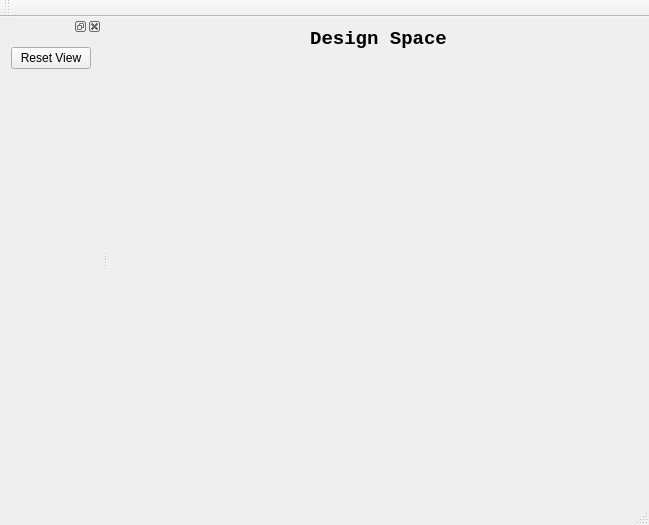
<?xml version="1.0" encoding="UTF-8"?>
<ui version="4.0">
 <class>BlockManagerGUI</class>
 <widget class="QMainWindow" name="BlockManagerGUI">
  <property name="geometry">
   <rect>
    <x>0</x>
    <y>0</y>
    <width>649</width>
    <height>525</height>
   </rect>
  </property>
  <property name="windowTitle">
   <string>NodeManagerGUI</string>
  </property>
  <widget class="QWidget" name="centralWidget">
   <layout class="QGridLayout" name="gridLayout_4">
    <item row="0" column="0">
     <layout class="QGridLayout" name="gridLayout_3">
      <item row="0" column="0">
       <widget class="QLabel" name="label">
        <property name="sizePolicy">
         <sizepolicy hsizetype="Preferred" vsizetype="Fixed">
          <horstretch>0</horstretch>
          <verstretch>0</verstretch>
         </sizepolicy>
        </property>
        <property name="font">
         <font>
          <family>Courier New</family>
          <pointsize>14</pointsize>
          <weight>75</weight>
          <bold>true</bold>
         </font>
        </property>
        <property name="text">
         <string>Design Space</string>
        </property>
        <property name="alignment">
         <set>Qt::AlignCenter</set>
        </property>
       </widget>
      </item>
      <item row="1" column="0">
       <layout class="QGridLayout" name="designPanelLayout">
        <item row="0" column="0">
         <widget class="QWidget" name="widget" native="true"/>
        </item>
       </layout>
      </item>
     </layout>
    </item>
   </layout>
  </widget>
  <widget class="QMenuBar" name="menuBar">
   <property name="geometry">
    <rect>
     <x>0</x>
     <y>0</y>
     <width>649</width>
     <height>22</height>
    </rect>
   </property>
  </widget>
  <widget class="QToolBar" name="mainToolBar">
   <attribute name="toolBarArea">
    <enum>TopToolBarArea</enum>
   </attribute>
   <attribute name="toolBarBreak">
    <bool>false</bool>
   </attribute>
  </widget>
  <widget class="QStatusBar" name="statusBar"/>
  <widget class="QDockWidget" name="dockWidget">
   <attribute name="dockWidgetArea">
    <number>1</number>
   </attribute>
   <widget class="QWidget" name="dockWidgetContents">
    <layout class="QGridLayout" name="gridLayout">
     <item row="1" column="0">
      <spacer name="verticalSpacer">
       <property name="orientation">
        <enum>Qt::Vertical</enum>
       </property>
       <property name="sizeHint" stdset="0">
        <size>
         <width>20</width>
         <height>40</height>
        </size>
       </property>
      </spacer>
     </item>
     <item row="0" column="0">
      <layout class="QGridLayout" name="gridLayout_2">
       <item row="0" column="0">
        <widget class="QPushButton" name="resetViewPushButton">
         <property name="text">
          <string>Reset View</string>
         </property>
        </widget>
       </item>
      </layout>
     </item>
    </layout>
   </widget>
  </widget>
 </widget>
 <layoutdefault spacing="6" margin="11"/>
 <resources/>
 <connections/>
</ui>
